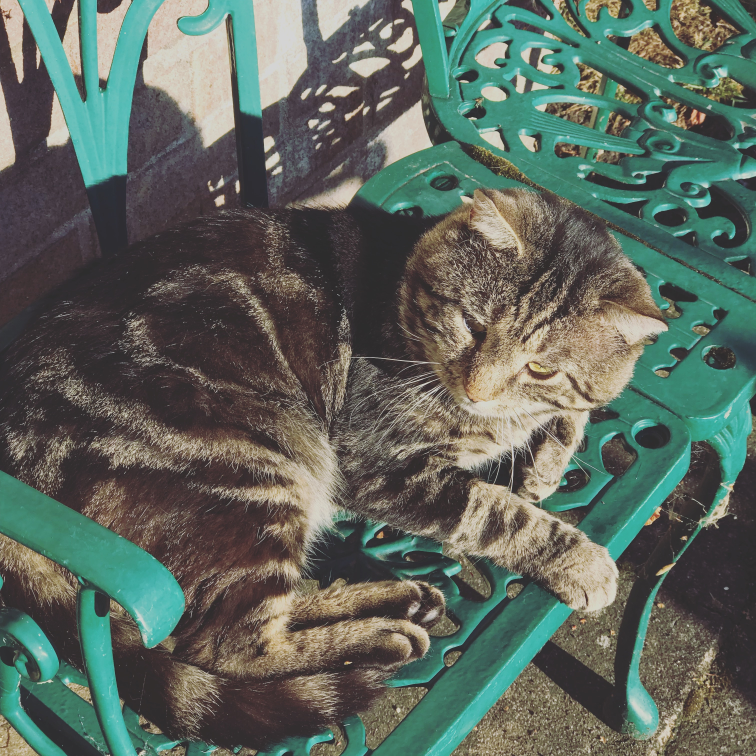
#> input picture IMG_4781.JPG, 3024 x 3024 px, found by its file name (shown at 1/4 size)
$ jupyter execute 'Basic Conversions.ipynb'
#> lines starting #> are read from the running program, lines starting #| are printed output that depends on the picture
[cell 1]
import numpy as np
import matplotlib.image as mpimg
import matplotlib.pylab as plt

from skimage import color

[cell 2]
img =mpimg.imread('C:/Users/nalindrenn/Desktop/IMG_4781.JPG')
#> img is the input picture: shape (3024, 3024, 3); mean R, G, B 93.2, 103.8, 94.4
img = np.array(img)
plt.figure(figsize=(10,10))
imgplot=plt.imshow(img)
plt.show()

[cell 3]
imgGray = color.rgb2gray(img)      #store the black and white image
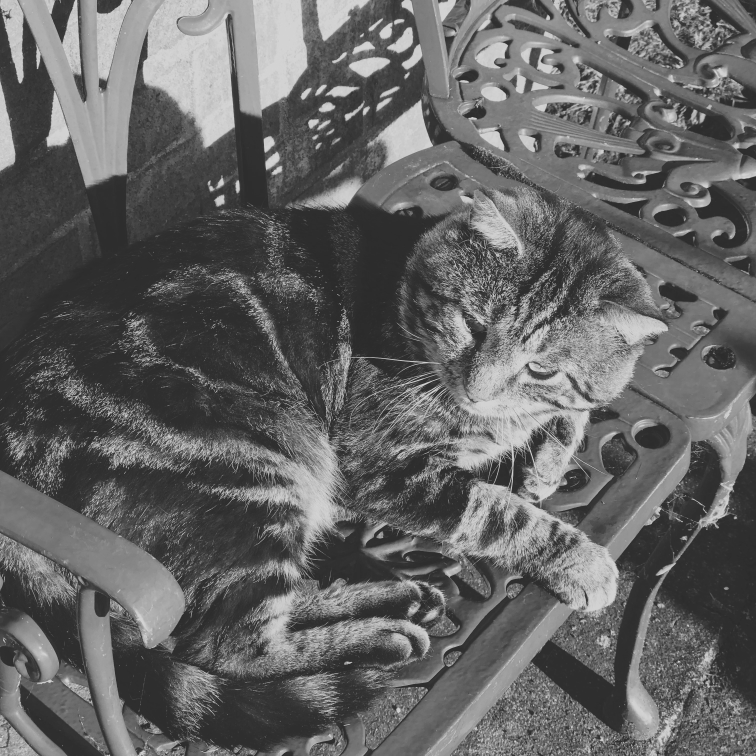
#> imgGray: shape (3024, 3024) float64 (shown at 1/4 size); min 0.125, max 0.873, mean 0.396

[cell 4]
plt.subplot(121), plt.imshow(img, cmap='gray')        #
plt.subplot(122), plt.imshow(imgGray, cmap='gray')

plt.show()
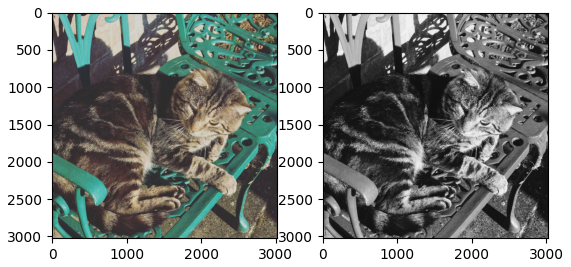
#> figure drawn by matplotlib, 2 panels

[cell 5]
im_hsv = color.rgb2hsv(img)     ##convert to hsv
#> im_hsv: shape (3024, 3024, 3) float64; mean of channels 0, 1, 2 0.408, 0.262, 0.437
plt.gray()
plt.figure(figsize=(10,8))
plt.subplot(221), plt.imshow(im_hsv[...,0]), plt.title('h',size=20), plt.axis('off')
plt.subplot(222), plt.imshow(im_hsv[...,1]), plt.title('s',size=20), plt.axis('off')
plt.subplot(223), plt.imshow(im_hsv[...,2]), plt.title('v',size=20), plt.axis('off')
plt.subplot(224), plt.axis('off')
plt.show()
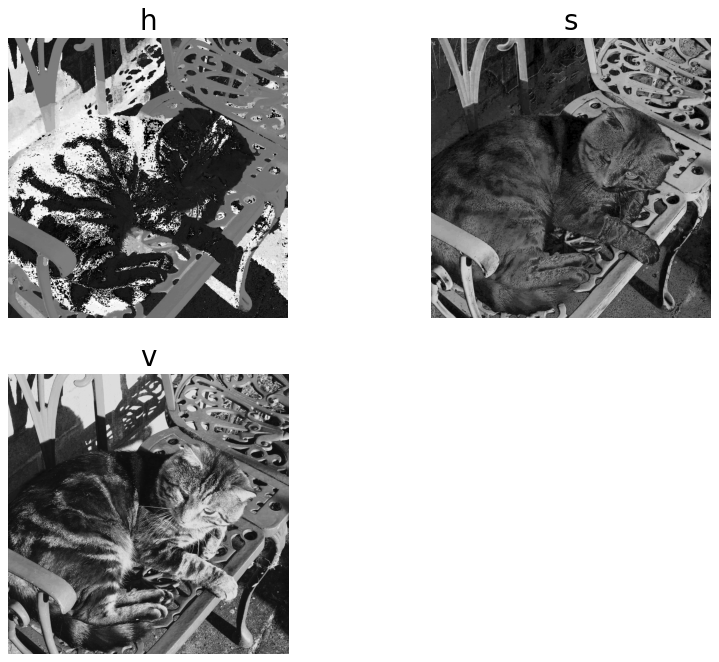
#> figure drawn by matplotlib, 3 panels

$ run again, with IMG_4785.jpg copied over IMG_4781.JPG
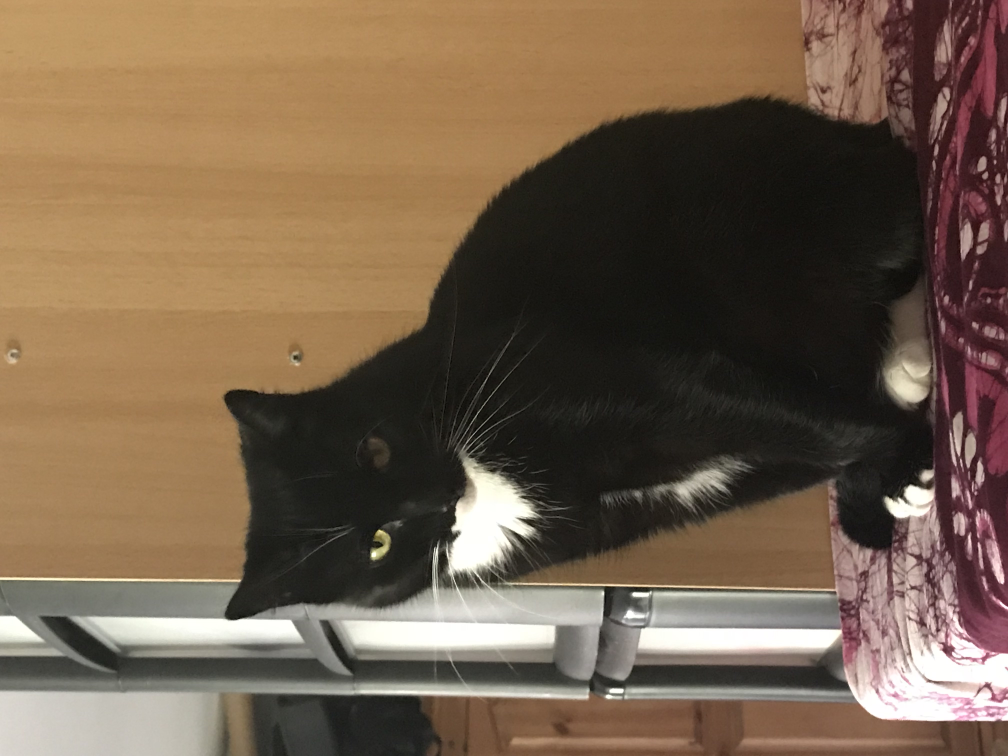
#> input picture IMG_4785.jpg, 4032 x 3024 px, found by its file name (shown at 1/4 size)
#> img is the input picture: shape (3024, 4032, 3); mean R, G, B 115.8, 95.8, 75.9
#> `imgGray = color.rgb2gray(img)`:
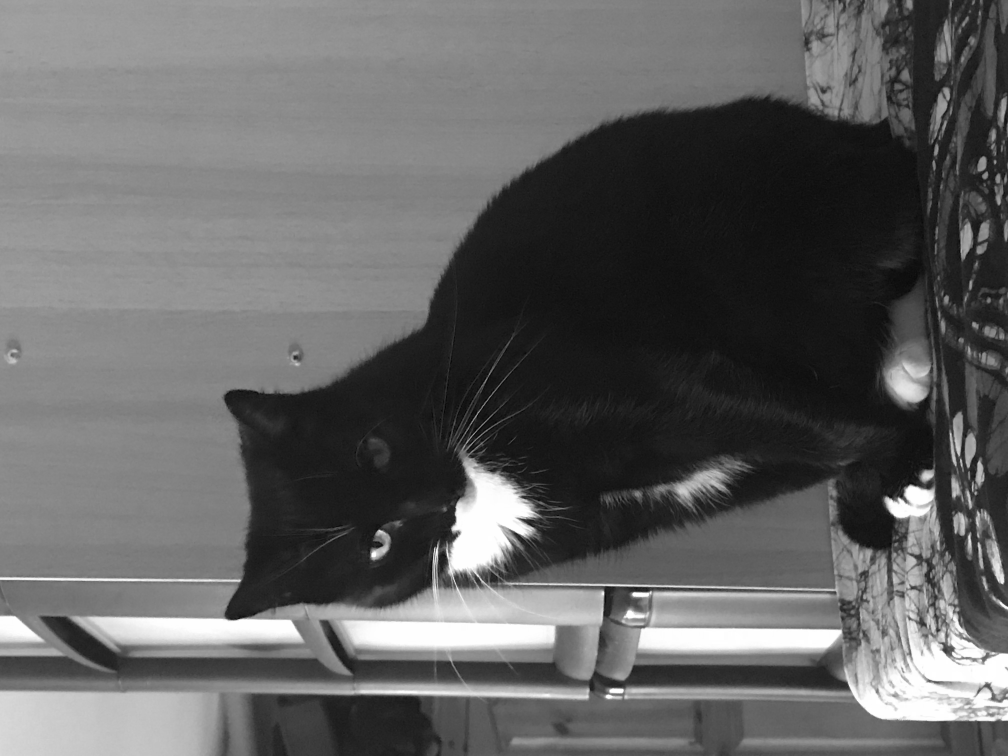
#> imgGray: shape (3024, 4032) float64 (shown at 1/4 size); min 0.000833, max 1, mean 0.387
#> im_hsv: shape (3024, 4032, 3) float64; mean of channels 0, 1, 2 0.173, 0.32, 0.455
#> `[cell 5] im_hsv = color.rgb2hsv(img)     ##convert to hsv plt.gray() p..`:
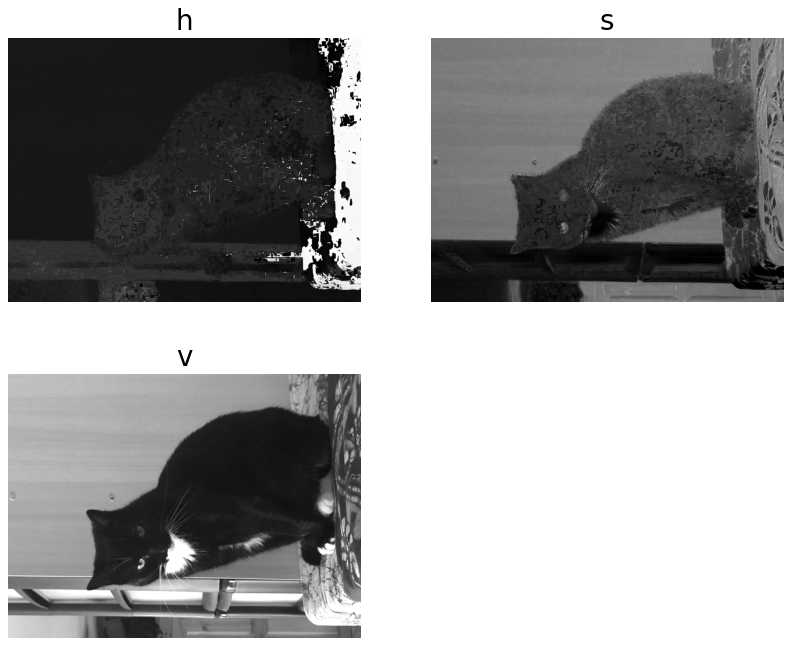
#> figure drawn by matplotlib, 3 panels

$ run again, with AmazonParrot.jpg copied over IMG_4781.JPG
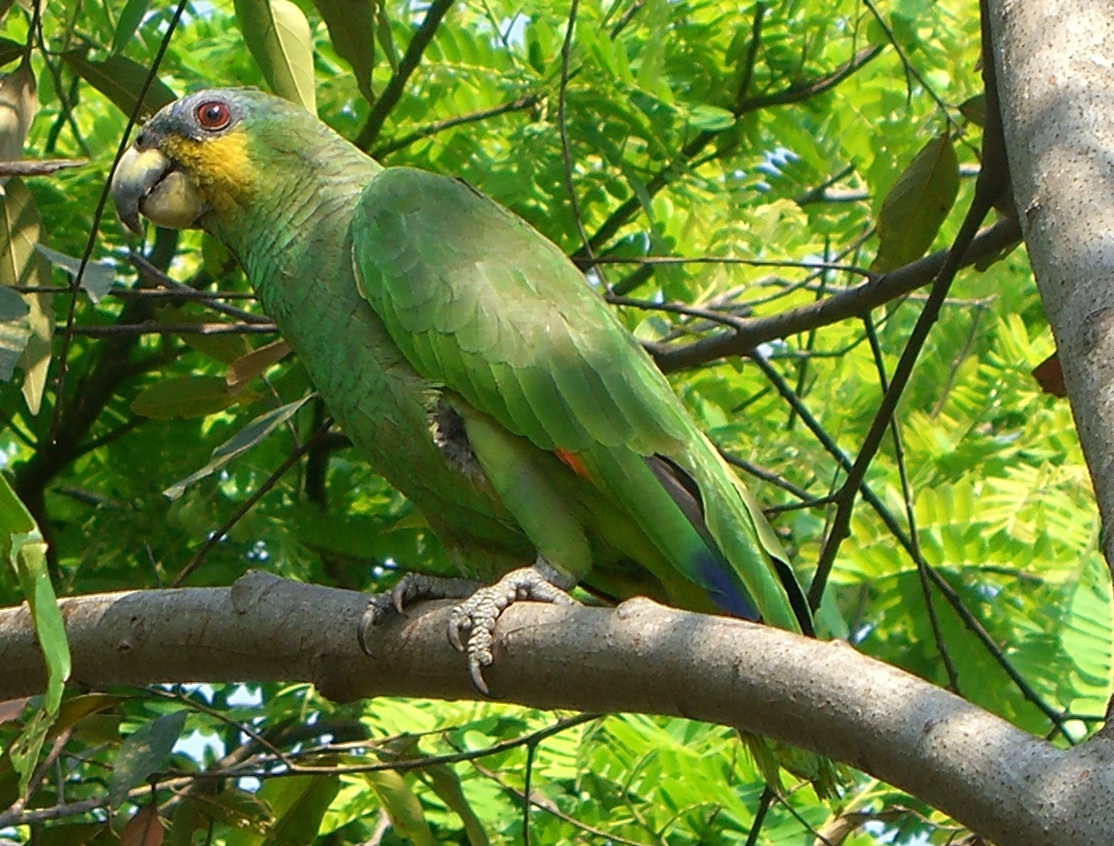
#> input picture AmazonParrot.jpg, 1114 x 846 px, found by its file name
#> img is the input picture: shape (846, 1114, 3); mean R, G, B 100.8, 126, 53.8
#> `imgGray = color.rgb2gray(img)`:
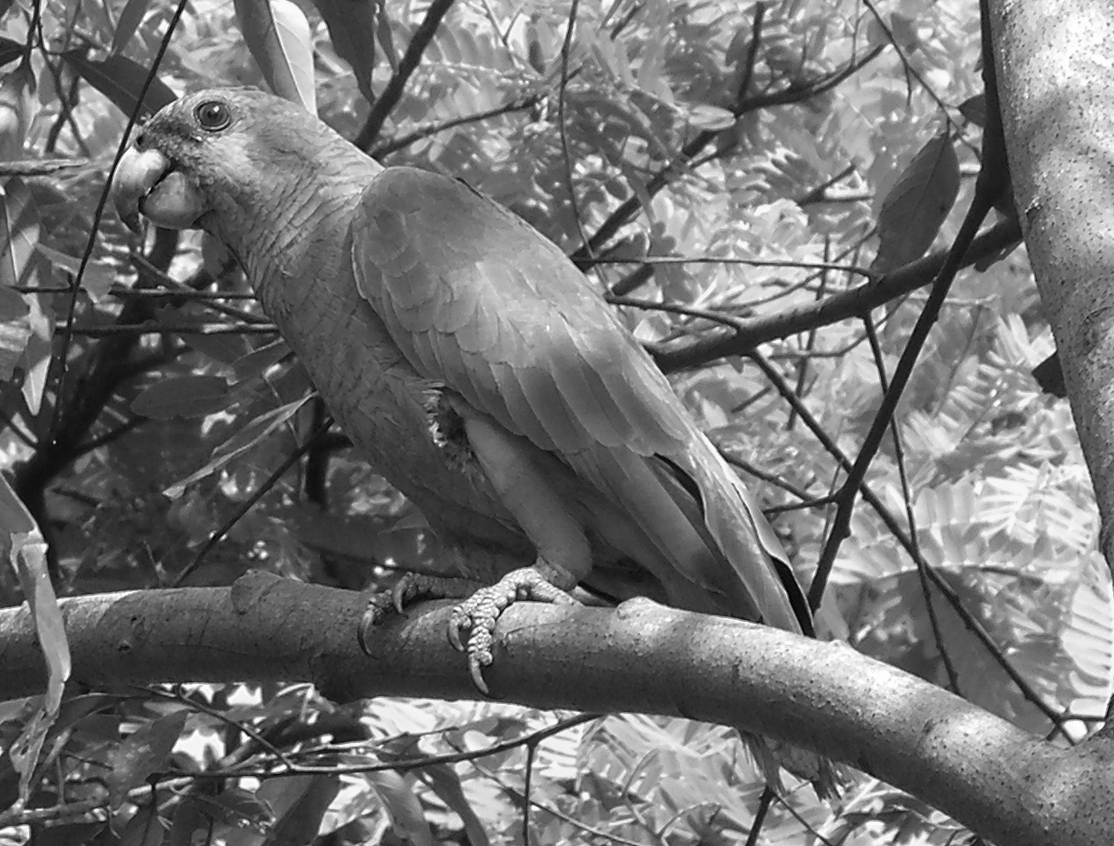
#> imgGray: shape (846, 1114) float64; min 0.00644, max 0.999, mean 0.453
#> im_hsv: shape (846, 1114, 3) float64; mean of channels 0, 1, 2 0.228, 0.613, 0.499
#> `[cell 5] im_hsv = color.rgb2hsv(img)     ##convert to hsv plt.gray() p..`:
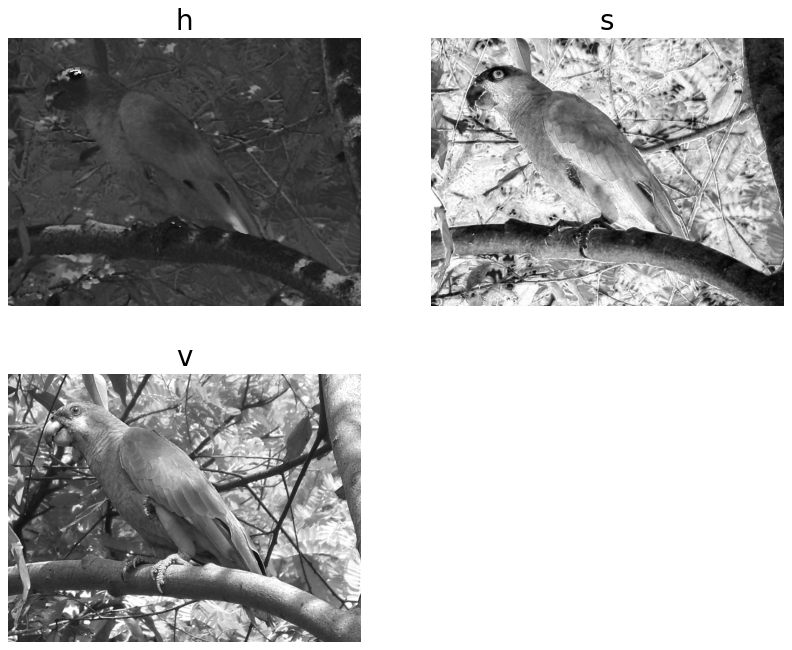
#> figure drawn by matplotlib, 3 panels
